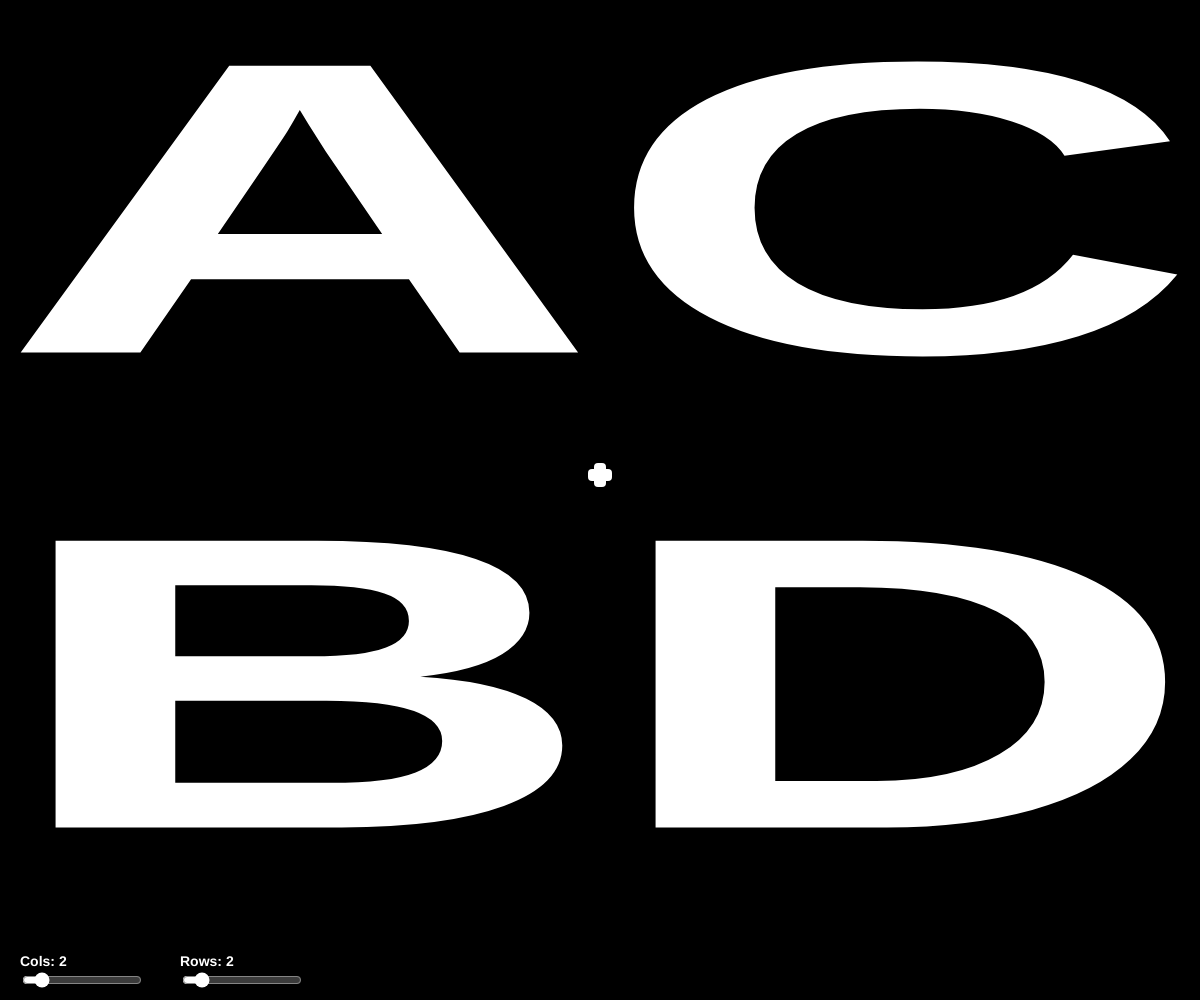
Frame 1 (no input)
Frame 60 (no input): identical to frame 1, image omitted
Frame 120 (the mouse pressed at the canvas centre since frame 60): identical to frame 1, image omitted

The p5.js sketch that drew this single still picture (run headless with seeded random() and noise() and a simulated clock; from frame 60 on, the mouse is pressed at the canvas centre):

// p5.js sketch
// ── sketch.js
let sliderCols, sliderRows;
let cols = 2, rows = 2;
let scaleCols = [], scaleRows = [];
let letters = [];            // 2D array of letters

// drag state
let activeColHandle = null;
let activeRowHandle = null;
let colSumBefore, colGroupSum, totalColSum;
let rowSumBefore, rowGroupSum, totalRowSum;

const PANEL_H = 50;
const HANDLE_SIZE = 12;
const MIN_FACTOR = 0.1;  // minimum width/height per column/row

function setup() {
  createCanvas(windowWidth, windowHeight);
  noStroke();
  // create sliders
  sliderCols = createSlider(1, 10, cols, 1);
  sliderRows = createSlider(1, 10, rows, 1);
  // your original white accent
  sliderCols.style('accent-color', '#fff');
  sliderRows.style('accent-color', '#fff');
  initScales();
}

function initScales() {
  cols = sliderCols.value();
  rows = sliderRows.value();
  scaleCols = Array(cols).fill(1);
  scaleRows = Array(rows).fill(1);
  // letters A, B, C…
  letters = [];
  let code = 65;
  for (let i = 0; i < cols; i++) {
    letters[i] = [];
    for (let j = 0; j < rows; j++) {
      letters[i][j] = char(code);
      code = (code < 90) ? code + 1 : 65;
    }
  }
}

function draw() {
  background(255);
  let gridW = width;
  let gridH = height - PANEL_H;

  // re-init if sliders changed
  if (sliderCols.value() !== cols || sliderRows.value() !== rows) {
    initScales();
  }

  // position sliders in panel
  sliderCols.position(20, gridH + 20);
  sliderCols.style('width', '120px');
  sliderRows.position(180, gridH + 20);
  sliderRows.style('width', '120px');

  // compute sums
  totalColSum = scaleCols.reduce((a,b)=>a+b,0);
  totalRowSum = scaleRows.reduce((a,b)=>a+b,0);

  // compute grid positions
  let xCum = 0, yCum = 0;
  let xPos = [], yPos = [];
  for (let i=0; i<cols; i++) {
    xPos[i] = xCum / totalColSum * gridW;
    xCum += scaleCols[i];
  }
  xPos[cols] = gridW;
  for (let j=0; j<rows; j++) {
    yPos[j] = yCum / totalRowSum * gridH;
    yCum += scaleRows[j];
  }
  yPos[rows] = gridH;

  // draw grid cells (black fill)
  fill(0);
  for (let i=0; i<cols; i++) {
    for (let j=0; j<rows; j++) {
      rect(xPos[i], yPos[j], xPos[i+1]-xPos[i], yPos[j+1]-yPos[j]);
    }
  }

  // draw handles (white)
  fill(255);
  noStroke();
  for (let i=1; i<cols; i++) {
    let hx = xPos[i];
    rect(hx - HANDLE_SIZE/2, gridH/2 - HANDLE_SIZE, HANDLE_SIZE, HANDLE_SIZE*2, 4);
  }
  for (let j=1; j<rows; j++) {
    let hy = yPos[j];
    rect(gridW/2 - HANDLE_SIZE, hy - HANDLE_SIZE/2, HANDLE_SIZE*2, HANDLE_SIZE, 4);
  }

  // draw letters (white, stretched)
  textFont('Arial');
  textStyle(BOLD);
  textAlign(CENTER, CENTER);
  fill(255);
  const BASE = 100;
  textSize(BASE);
  for (let i = 0; i < cols; i++) {
    for (let j = 0; j < rows; j++) {
      let x = xPos[i], y = yPos[j];
      let w = xPos[i+1] - x, h = yPos[j+1] - y;
      let ch = letters[i][j];
      let glyphW = textWidth(ch);
      let glyphH = textAscent() + textDescent();
      let sx = w / glyphW, sy = h / glyphH;
      push();
        translate(x + w/2, y + h/2);
        scale(sx, sy);
        text(ch, 0, 0);
      pop();
    }
  }

    // draw bottom panel background
    fill(0);
    noStroke();
    rect(0, gridH, width, PANEL_H);
  
    // draw panel labels in white on black
    noStroke();
    fill(255);
    textSize(14);
    textAlign(LEFT, CENTER);
    text(`Cols: ${cols}`, 20, gridH + 12);
    text(`Rows: ${rows}`, 180, gridH + 12);
}  

function mousePressed() {
  handlePress(mouseX, mouseY);
}
function mouseDragged() {
  handleDrag(mouseX, mouseY);
}
function mouseReleased() {
  activeColHandle = activeRowHandle = null;
}

// TOUCH SUPPORT
function touchStarted() {
  handlePress(touchX, touchY);
  return false;
}
function touchMoved() {
  handleDrag(touchX, touchY);
  return false;
}
function touchEnded() {
  activeColHandle = activeRowHandle = null;
  return false;
}

function handlePress(mx, my) {
  let gridW = width, gridH = height - PANEL_H;
  // recompute xPos/yPos
  let xCum=0, yCum=0, xPos=[], yPos=[];
  for (let i=0; i<cols; i++) {
    xPos[i] = xCum/totalColSum*gridW; xCum += scaleCols[i];
  }
  xPos[cols] = gridW;
  for (let j=0; j<rows; j++) {
    yPos[j] = yCum/totalRowSum*gridH; yCum += scaleRows[j];
  }
  yPos[rows] = gridH;

  // column handles?
  for (let i=1; i<cols; i++) {
    if (abs(mx - xPos[i]) < HANDLE_SIZE && my < gridH) {
      activeColHandle = i-1;
      colSumBefore = scaleCols.slice(0,i-1).reduce((a,b)=>a+b,0);
      colGroupSum  = scaleCols[i-1]+scaleCols[i];
      totalColSum  = scaleCols.reduce((a,b)=>a+b,0);
      return;
    }
  }
  // row handles?
  for (let j=1; j<rows; j++) {
    if (abs(my - yPos[j]) < HANDLE_SIZE && my < gridH) {
      activeRowHandle = j-1;
      rowSumBefore = scaleRows.slice(0,j-1).reduce((a,b)=>a+b,0);
      rowGroupSum  = scaleRows[j-1]+scaleRows[j];
      totalRowSum  = scaleRows.reduce((a,b)=>a+b,0);
      return;
    }
  }

  // cell click/tap cycle letter
  if (my < gridH) {
    let iHit=-1, jHit=-1;
    for (let i=0; i<cols; i++) {
      if (mx>=xPos[i] && mx<xPos[i+1]) iHit=i;
    }
    for (let j=0; j<rows; j++) {
      if (my>=yPos[j] && my<yPos[j+1]) jHit=j;
    }
    if (iHit>=0 && jHit>=0) {
      let code = letters[iHit][jHit].charCodeAt(0);
      letters[iHit][jHit] = char(code<90?code+1:65);
    }
  }
}

function handleDrag(mx, my) {
  let gridW = width, gridH = height - PANEL_H;
  if (activeColHandle !== null) {
    let desired = constrain((mx/gridW)*totalColSum,
                            colSumBefore + MIN_FACTOR,
                            colSumBefore + colGroupSum - MIN_FACTOR);
    let newA = desired - colSumBefore, newB = colGroupSum - newA;
    scaleCols[activeColHandle]     = newA;
    scaleCols[activeColHandle+1]   = newB;
  }
  else if (activeRowHandle !== null) {
    let desired = constrain((my/gridH)*totalRowSum,
                            rowSumBefore + MIN_FACTOR,
                            rowSumBefore + rowGroupSum - MIN_FACTOR);
    let newA = desired - rowSumBefore, newB = rowGroupSum - newA;
    scaleRows[activeRowHandle]     = newA;
    scaleRows[activeRowHandle+1]   = newB;
  }
}

function windowResized() {
  resizeCanvas(windowWidth, windowHeight);
}
